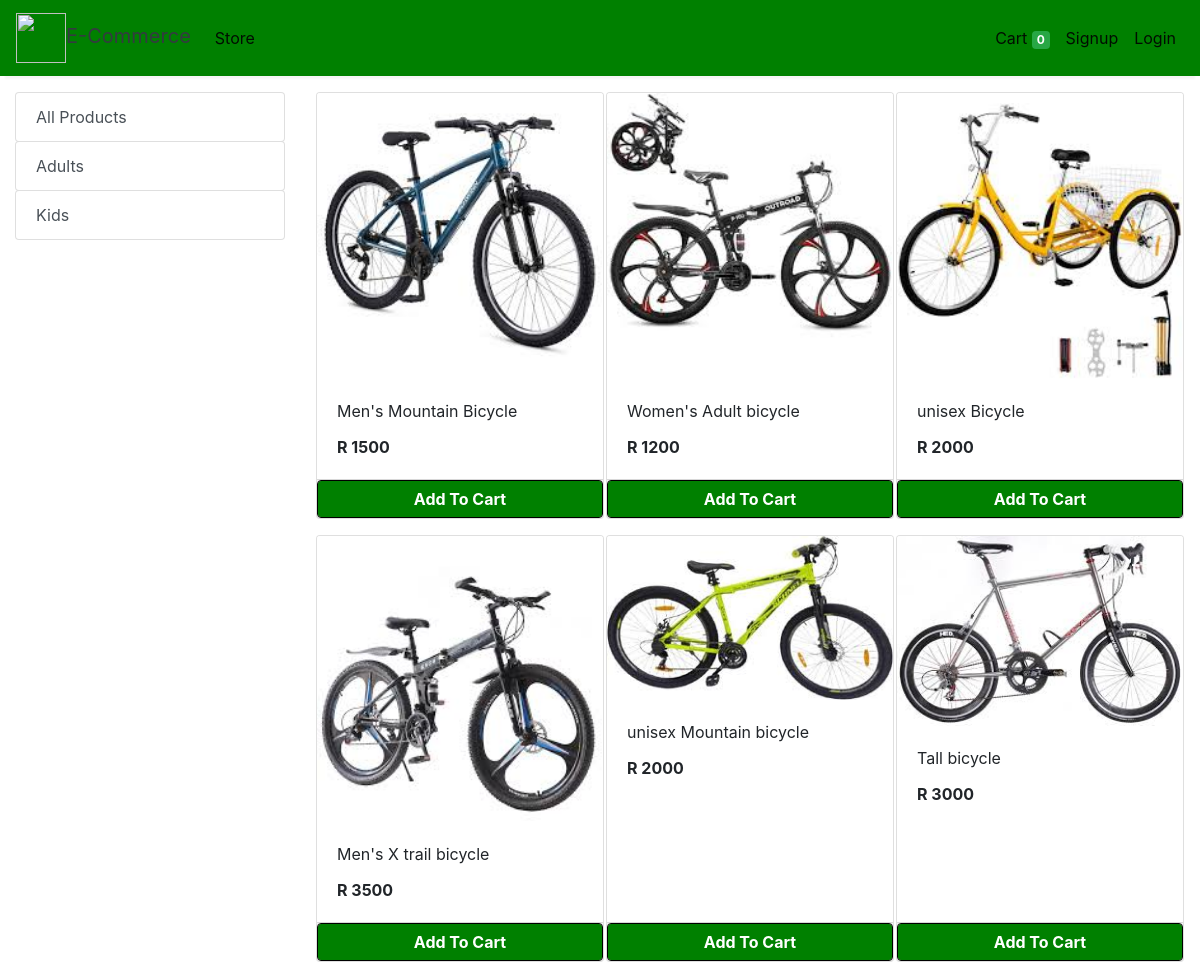
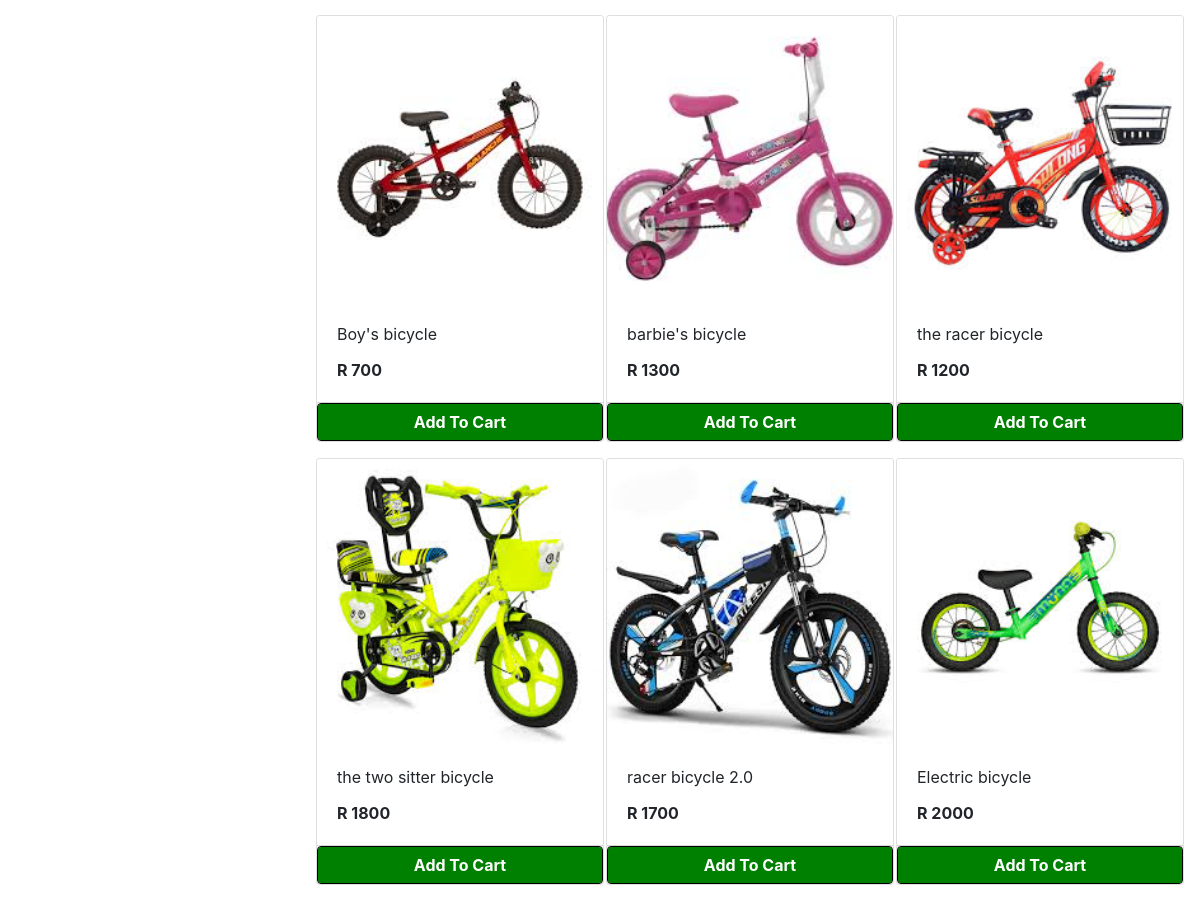
The app's page /store with its own data (2 pictures, top to bottom).
### store/models/category.py (models this page shows, shortened)
class Category(models.Model):
    name= models.CharField(max_length=50)
    @staticmethod
    def get_all_categories():
        return Category.objects.all()

### store/models/product.py (models this page shows, shortened)
class Products(models.Model):
    name = models.CharField(max_length=60)
    price= models.IntegerField(default=0)
    category= models.ForeignKey(Category,on_delete=models.CASCADE,default=1 )
    description= models.CharField(max_length=250, default='', blank=True, null= True)
    image= models.ImageField(upload_to='uploads/products/')
    @staticmethod
    def get_all_products():
        return Products.objects.all()

### store/views/home.py (the view)
# urls.py: path('' , include('store.urls'))
def store(request):
    cart = request.session.get('cart')
    if not cart:
        request.session['cart'] = {}
    products = None
    categories = Category.get_all_categories()
    categoryID = request.GET.get('category')
    if categoryID:
        products = Products.get_all_products_by_categoryid(categoryID)
    else:
        products = Products.get_all_products();
    data = {}
    data['products'] = products
    data['categories'] = categories
    print('you are : ', request.session.get('email'))
    return render(request, 'index.html', data)

### store/templatetags/cart.py (called while the page is built)
@register.filter (name='is_in_cart')
def is_in_cart(product, cart):
    keys = cart.keys ()
    for id in keys:
        if int (id) == product.id:
            return True
    return False;

### store/templatetags/custom_filter.py (called while the page is built)
@register.filter(name='currency')
def currency(number):
    return "R "+str(number)

### store/templates/index.html (shortened to what this page needs)
{% extends 'base.html' %}
{% block content %}
{% load cart %}
{% load custom_filter %}
<div class="container-fluid mt-3">
	<div class="row">
		<div class="col-lg-3 mx-auto">
			<div class="list-group">
				<a href="/" class="list-group-item list-group-item-action btn btn-outline-success">All Products</a>
				{% for category in categories %}
				<a href="/?category={{category.id}}"
					class="list-group-item list-group-item-action btn btn-outline-success ">{{category.name}}</a>
				{% endfor %}
			</div>
		</div>
		<div id='products' class="col-lg-9 mx-auto">
			<div class="row mx-auto">
				{% for product in products %}
				<div class="card mx-auto mb-3" id={{product.id}} style="width: 18rem;">
					<img class="card-img-top" src="{{product.image.url}}" alt="Card image cap">
					<div class="card-body">
						<p class="card-title">{{product.name}}</p>
						<p class="card-text"><b>{{product.price|currency}}</b></p>
					</div>
					<div class="card-footer p-0 no-gutters">
						{% if product|is_in_cart:request.session.cart %}
						<div class="row no-gutters">
							<form action="/#{{product.id}}" class="col-2 " method="post">
								{% csrf_token %}
								<input hidden type="text" name='product' value='{{product.id}}'>
								<input hidden type="text" name='remove' value='True'>
								<input type="submit" value=" - " class="btn btn-block btn-success border-right">
							</form>
							<div class="text-center col btn btn-success">{{product|cart_quantity:request.session.cart}} in Cart</div>
							<form action="/#{{product.id}}" class="col-2 " method="post">
								{% csrf_token %}
								<input hidden type="text" name='product' value='{{product.id}}'>
								<input type="submit" value=" + " class="btn btn-block btn-success border-left">
							</form>
						</div>
						{% else %}
						<form action="/#{{product.id}}" method="POST" class="btn-block">
							<input type="submit" class="float-right btn btn-success form-control" style="background-color:green;border-color: black;font-weight: bolder;"
                    value="Add To Cart">
						</form>
						{% endif %}
					</div>
				</div>
				{% endfor %}
			</div>
		</div>
	</div>
</div>
{% endblock %}

### store/templates/base.html (shortened to what this page needs)
<!doctype html>
<html lang="en">
  {% load static %}
<head>
  <link rel="stylesheet" href="https://maxcdn.bootstrapcdn.com/bootstrap/4.0.0/css/bootstrap.min.css"
>
</head>
<body>
<nav class="one-edge-shadow
  navbar navbar-light
  sticky-top navbar
  navbar-expand-lg
  text-white">
    <a class="navbar-brand ms-3 text-dark " href="/">
    <link rel="stylesheet" href="https://use.fontawesome.com/releases/v5.7.0/css/all.css">
    <img src="https://www.freepnglogos.com/uploads/shopping-cart-png/shopping-cart-svg-png-icon-download-28.png" style="width:50px;height:50px;color:text-light;">E-Commerce</a>
    <div class="collapse navbar-collapse" id="navbarSupportedContent">
      <ul class="navbar-nav mr-auto">
        <li class="nav-item active">
          <a class="nav-link" href="/store">Store <span class="sr-only">(current)</span></a>
        </li>
          </ul>
      <ul class=" navbar-nav my-2 my-lg-0">
        <li class="nav-item active">
          <a class="nav-link" href="/cart">Cart
            <span class="badge badge-success">{{request.session.cart.keys|length}}</span>
            <span class="sr-only">(current)</span></a>
        </li>
        {% if request.session.customer %}
        <li class="nav-item active ">
          <a class="nav-link" href="/orders">Orders<span class="sr-only">(current)</span></a>
        </li>
        <li class="nav-item active ">
          <a class="nav-link" href="/logout">Logout<span class="sr-only">(current)</span></a>
        </li>
        {% else %}
        <li class="nav-item active">
          <a class="nav-link" href="/signup">Signup<span class="sr-only">(current)</span></a>
        </li>
        <li class="nav-item active">
          <a class="nav-link" href="/login">Login<span class="sr-only">(current)</span></a>
        </li>
        {% endif %}
      </ul>
    </div>
  </nav>
  {% block content %}{% endblock %}
</body>
</html>

### store/templates/base.html (style rules this page uses)
nav { background-color: green; }
.one-edge-shadow { box-shadow: 0 8px 2px -5px rgb(246, 245, 245); }

### records on screen
Category: name "Adults"
Category: name "Kids"
Products: {{ product.id }} 1 (drawn), image (picture), name "Men's Mountain Bicycle", price "R 1500"
Products: image (picture), name "Women's Adult bicycle", price "R 1200"
Products: image (picture), name "unisex Bicycle", price "R 2000"
Products: image (picture), name "Men's X trail bicycle", price "R 3500"
Products: image (picture), name "unisex Mountain bicycle", price "R 2000"
Products: image (picture), name "Tall bicycle", price "R 3000"
Products: image (picture), name "Boy's bicycle", price "R 700"
Products: image (picture), name "barbie's bicycle", price "R 1300"
Products: image (picture), name "the racer bicycle", price "R 1200"
Products: image (picture), name "the two sitter bicycle", price "R 1800"
Products: image (picture), name "racer bicycle 2.0", price "R 1700"
Products: image (picture), name "Electric bicycle", price "R 2000"

### other values on screen
{{ request.session.cart.keys|length }} "0"
